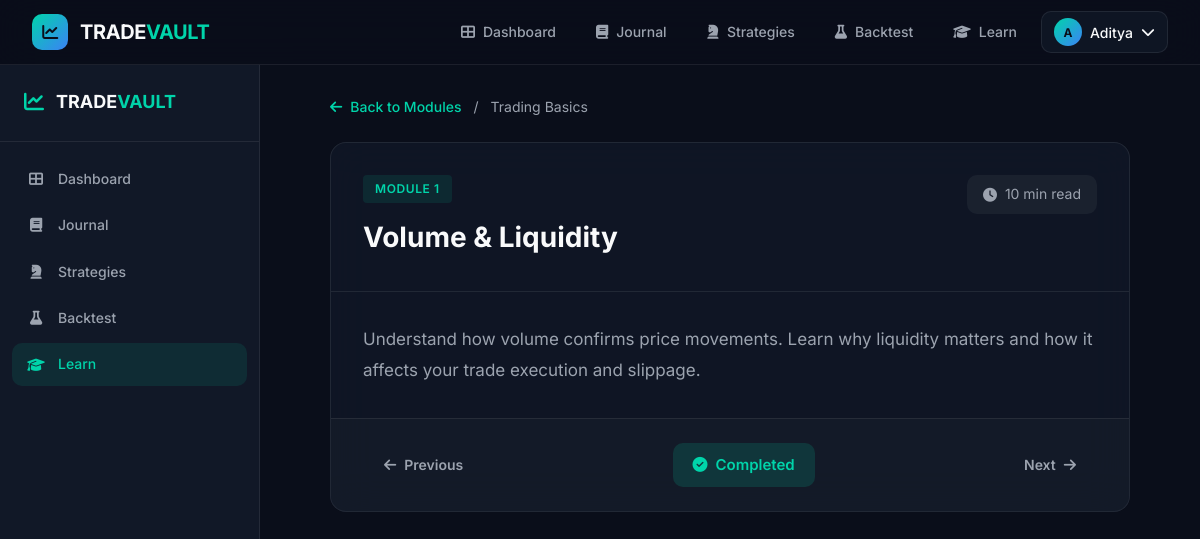
Page /learn/lesson/7 (signed in) on the committed database.
### tables this page shows
CREATE TABLE users (
    id INTEGER PRIMARY KEY AUTOINCREMENT,
    username TEXT UNIQUE NOT NULL,
    email TEXT UNIQUE NOT NULL,
    password_hash TEXT NOT NULL,
    created_at TIMESTAMP DEFAULT CURRENT_TIMESTAMP
);

CREATE TABLE learning_modules (
    id INTEGER PRIMARY KEY AUTOINCREMENT,
    title TEXT NOT NULL,
    description TEXT,
    module_order INTEGER NOT NULL,
    lesson_count INTEGER NOT NULL DEFAULT 0,
    is_locked INTEGER DEFAULT 0,
    prerequisite_module_id INTEGER,
    created_at TIMESTAMP DEFAULT CURRENT_TIMESTAMP
);

CREATE TABLE learning_lessons (
    id INTEGER PRIMARY KEY AUTOINCREMENT,
    module_id INTEGER NOT NULL,
    title TEXT NOT NULL,
    content TEXT NOT NULL,
    duration INTEGER NOT NULL,
    lesson_order INTEGER NOT NULL,
    created_at TIMESTAMP DEFAULT CURRENT_TIMESTAMP,
    FOREIGN KEY (module_id) REFERENCES learning_modules(id) ON DELETE CASCADE
);

### app.py (the view)
@app.route('/learn/lesson/<int:lesson_id>')
@login_required
def lesson(lesson_id):
    user_id = current_user.id
    lesson = query_db('''
        SELECT l.*, m.title as module_title, m.module_order
        FROM learning_lessons l
        JOIN learning_modules m ON l.module_id = m.id
        WHERE l.id = ?
    ''', [lesson_id], one=True)
    if not lesson:
        flash('Lesson not found.', 'danger')
        return redirect(url_for('learn'))
    progress = query_db(
        'SELECT * FROM user_progress WHERE user_id = ? AND lesson_id = ?',
        [user_id, lesson_id], one=True
    )
    is_completed = progress['completed'] if progress else False
    prev_lesson = query_db('''
        SELECT id FROM learning_lessons
        WHERE module_id = ? AND lesson_order < ?
        ORDER BY lesson_order DESC LIMIT 1
    ''', [lesson['module_id'], lesson['lesson_order']], one=True)
    next_lesson = query_db('''
        SELECT id FROM learning_lessons
        WHERE module_id = ? AND lesson_order > ?
        ORDER BY lesson_order ASC LIMIT 1
    ''', [lesson['module_id'], lesson['lesson_order']], one=True)
    return render_template('lesson.html', lesson=lesson, is_completed=is_completed,
                         prev_lesson=prev_lesson, next_lesson=next_lesson)

### app.py (called while the page is built)
def get_db():
    if 'db' not in g:
        g.db = sqlite3.connect(app.config['DATABASE'])
        g.db.row_factory = sqlite3.Row  # Enables dict-like access to rows
    return g.db

def query_db(query, args=(), one=False):
    cur = get_db().execute(query, args)
    rv = cur.fetchall()
    cur.close()
    return (rv[0] if rv else None) if one else rv

@login_manager.user_loader
def load_user(user_id):
    row = query_db('SELECT * FROM users WHERE id = ?', [user_id], one=True)
    if row:
        return User(row['id'], row['username'], row['email'], row['created_at'])
    return None

@app.context_processor
def inject_globals():
    return {
        'current_year': datetime.now().year,
        'app_name': 'TRADEVAULT AI'
    }

### templates/lesson.html (shortened to what this page needs)
{% extends 'base.html' %}
{% block content %}
<div class="app-container">
    <aside class="sidebar">
        <div class="sidebar-brand">
            <i class="fas fa-chart-line"></i>
            <span>TRADE<span class="brand-accent">VAULT</span></span>
        </div>
        <nav class="sidebar-nav">
            <a href="{{ url_for('dashboard') }}" class="sidebar-link">
                <i class="fas fa-th-large"></i><span>Dashboard</span>
            </a>
            <a href="{{ url_for('journal') }}" class="sidebar-link">
                <i class="fas fa-book"></i><span>Journal</span>
            </a>
            <a href="{{ url_for('strategies') }}" class="sidebar-link">
                <i class="fas fa-chess-knight"></i><span>Strategies</span>
            </a>
            <a href="{{ url_for('backtest') }}" class="sidebar-link">
                <i class="fas fa-flask"></i><span>Backtest</span>
            </a>
            <a href="{{ url_for('learn') }}" class="sidebar-link active">
                <i class="fas fa-graduation-cap"></i><span>Learn</span>
            </a>
        </nav>
    </aside>
    <div class="main-content">
        <div class="lesson-container">
            <div class="lesson-breadcrumb">
                <a href="{{ url_for('learn') }}"><i class="fas fa-arrow-left"></i> Back to Modules</a>
                <span>/</span>
                <span>{{ lesson.module_title }}</span>
            </div>
            <div class="lesson-content-card">
                <div class="lesson-header">
                    <div>
                        <span class="lesson-module-label">Module {{ lesson.module_order }}</span>
                        <h1 class="lesson-title">{{ lesson.title }}</h1>
                    </div>
                    <span class="lesson-duration-badge">
                        <i class="fas fa-clock"></i> {{ lesson.duration }} min read
                    </span>
                </div>
                <div class="lesson-body">
                    {{ lesson.content | replace('
', '<br>') | safe }}
                </div>
                <div class="lesson-footer">
                    <div class="lesson-nav">
                        {% if prev_lesson %}
                        <a href="{{ url_for('lesson', lesson_id=prev_lesson.id) }}" class="btn btn-ghost">
                            <i class="fas fa-arrow-left"></i> Previous
                        </a>
                        {% else %}
                        <span></span>
                        {% endif %}
                        {% if is_completed %}
                        <span class="completed-badge">
                            <i class="fas fa-check-circle"></i> Completed
                        </span>
                        {% else %}
                        <form method="POST" action="{{ url_for('complete_lesson', lesson_id=lesson.id) }}">
                            <button type="submit" class="btn btn-primary btn-lg">
                                <i class="fas fa-check"></i> Mark Complete
                            </button>
                        </form>
                        {% endif %}
                        {% if next_lesson %}
                        <a href="{{ url_for('lesson', lesson_id=next_lesson.id) }}" class="btn btn-ghost">
                            Next <i class="fas fa-arrow-right"></i>
                        </a>
                        {% else %}
                        <span></span>
                        {% endif %}
                    </div>
                </div>
            </div>
        </div>
    </div>
</div>
{% endblock %}

### templates/base.html (shortened to what this page needs)
<!DOCTYPE html>
<html lang="en">
<head>
    <link rel="stylesheet" href="{{ url_for('static', filename='css/style.css') }}">
    <link rel="stylesheet" href="https://cdnjs.cloudflare.com/ajax/libs/font-awesome/6.5.1/css/all.min.css">
</head>
<body class="dark-theme">
    <nav class="navbar">
        <div class="nav-container">
            <a href="{{ url_for('index') }}" class="nav-brand">
                <div class="brand-icon">
                    <i class="fas fa-chart-line"></i>
                </div>
                <span class="brand-text">TRADE<span class="brand-accent">VAULT</span></span>
            </a>
            <div class="nav-links">
                {% if current_user.is_authenticated %}
                    <a href="{{ url_for('dashboard') }}" class="nav-link {% if request.endpoint == 'dashboard' %}active{% endif %}">
                        <i class="fas fa-th-large"></i> Dashboard
                    </a>
                    <a href="{{ url_for('journal') }}" class="nav-link {% if request.endpoint == 'journal' %}active{% endif %}">
                        <i class="fas fa-book"></i> Journal
                    </a>
                    <a href="{{ url_for('strategies') }}" class="nav-link {% if request.endpoint == 'strategies' %}active{% endif %}">
                        <i class="fas fa-chess-knight"></i> Strategies
                    </a>
                    <a href="{{ url_for('backtest') }}" class="nav-link {% if request.endpoint == 'backtest' %}active{% endif %}">
                        <i class="fas fa-flask"></i> Backtest
                    </a>
                    <a href="{{ url_for('learn') }}" class="nav-link {% if request.endpoint == 'learn' %}active{% endif %}">
                        <i class="fas fa-graduation-cap"></i> Learn
                    </a>
                    <div class="nav-dropdown">
                        <button class="nav-user-btn">
                            <div class="user-avatar">{{ current_user.username[0].upper() }}</div>
                            <span>{{ current_user.username }}</span>
                            <i class="fas fa-chevron-down"></i>
                        </button>
                    </div>
                {% else %}
                    <a href="{{ url_for('login') }}" class="nav-link">Sign In</a>
                    <a href="{{ url_for('signup') }}" class="btn btn-primary btn-sm">Get Started</a>
                {% endif %}
            </div>
        </div>
    </nav>
    <main class="{% if request.endpoint == 'index' %}landing-page{% else %}app-page{% endif %}">
        {% block content %}{% endblock %}
    </main>
</body>
</html>

### rows in the picture
users: username "A", username "Aditya"
learning_modules: module_title "Trading Basics", module_order "1"
learning_lessons: title "Volume & Liquidity", duration "10", content "Understand how volume confirms price movements. Learn why liquidity matters and how it affects your trade execution and slippage."
